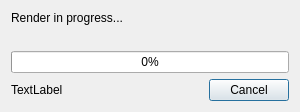
<?xml version="1.0" encoding="UTF-8"?>
<ui version="4.0">
 <class>WorkflowFileRendererDialog</class>
 <widget class="QDialog" name="WorkflowFileRendererDialog">
  <property name="geometry">
   <rect>
    <x>0</x>
    <y>0</y>
    <width>300</width>
    <height>111</height>
   </rect>
  </property>
  <property name="sizePolicy">
   <sizepolicy hsizetype="Preferred" vsizetype="Preferred">
    <horstretch>0</horstretch>
    <verstretch>0</verstretch>
   </sizepolicy>
  </property>
  <property name="windowTitle">
   <string>Dialog</string>
  </property>
  <layout class="QGridLayout" name="gridLayout">
   <item row="2" column="0">
    <widget class="QProgressBar" name="progressBar">
     <property name="value">
      <number>0</number>
     </property>
    </widget>
   </item>
   <item row="3" column="0">
    <layout class="QHBoxLayout" name="horizontalLayout">
     <item>
      <widget class="QLabel" name="nameLabel">
       <property name="text">
        <string>TextLabel</string>
       </property>
      </widget>
     </item>
     <item>
      <spacer name="horizontalSpacer">
       <property name="orientation">
        <enum>Qt::Horizontal</enum>
       </property>
       <property name="sizeHint" stdset="0">
        <size>
         <width>40</width>
         <height>20</height>
        </size>
       </property>
      </spacer>
     </item>
     <item>
      <widget class="QPushButton" name="cancelButton">
       <property name="text">
        <string>Cancel</string>
       </property>
      </widget>
     </item>
    </layout>
   </item>
   <item row="0" column="0">
    <widget class="QLabel" name="label">
     <property name="text">
      <string>Render in progress...</string>
     </property>
    </widget>
   </item>
   <item row="1" column="0">
    <widget class="QLabel" name="previewLabel">
     <property name="text">
      <string/>
     </property>
    </widget>
   </item>
  </layout>
 </widget>
 <resources/>
 <connections/>
</ui>
